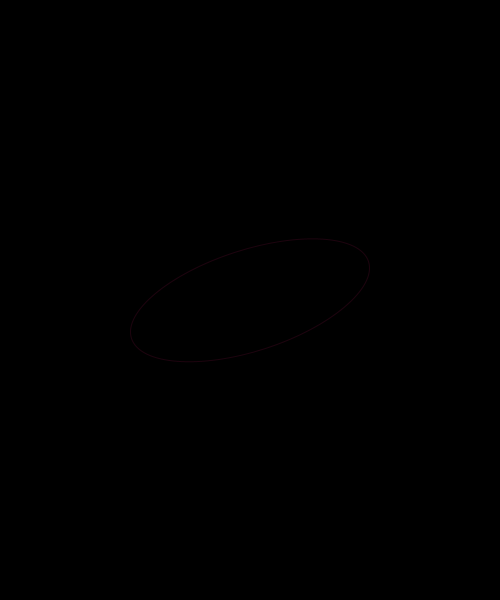
Frame 1 (no input)
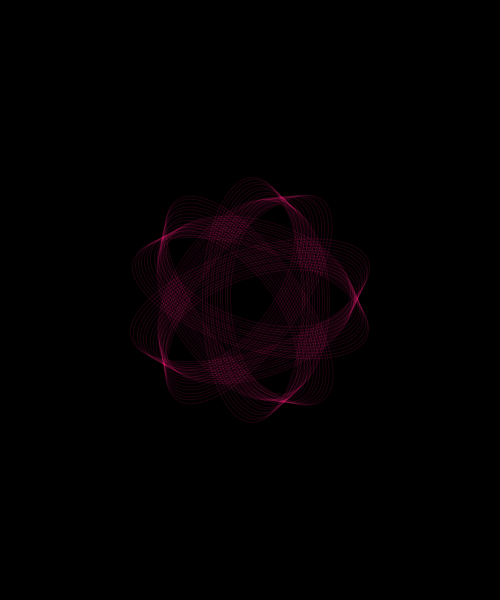
Frame 60 (the mouse pressed at the canvas centre just before this capture)
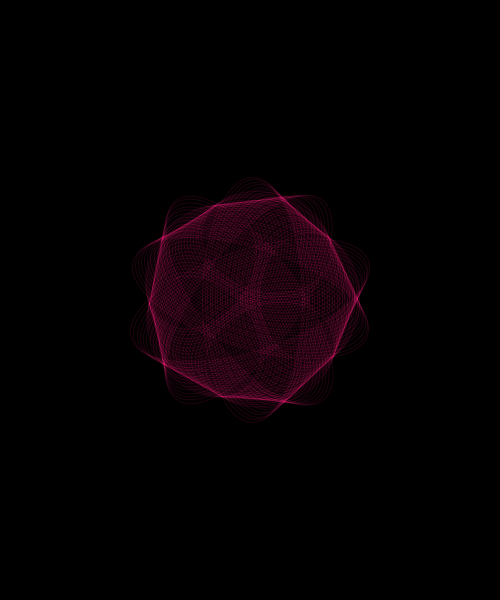
Frame 120 (the mouse held since frame 60 and released just before this capture)

The Processing sketch that drew these frames (run headless with seeded random() and noise(); from frame 60 on, the mouse is pressed at the canvas centre):

// Processing sketch: day3_01_transformation_fns
// ── day3_01_transformation_fns.pde
void setup() {
  size(500, 600);
  background(0);
  blendMode(ADD);
}

void draw() {
  //background(0);
  
  pushMatrix();
  translate(width/2, height/2);
  rotate( radians(71.98*frameCount) );
  //rectMode(CENTER);
  noFill();
  stroke(255, 30, 120, 30);
  ellipse(frameCount*0.5, 0, 100, 250-frameCount);
  popMatrix();
  
  //if (frameCount == 500) {
  //  noLoop();
  //}
}
